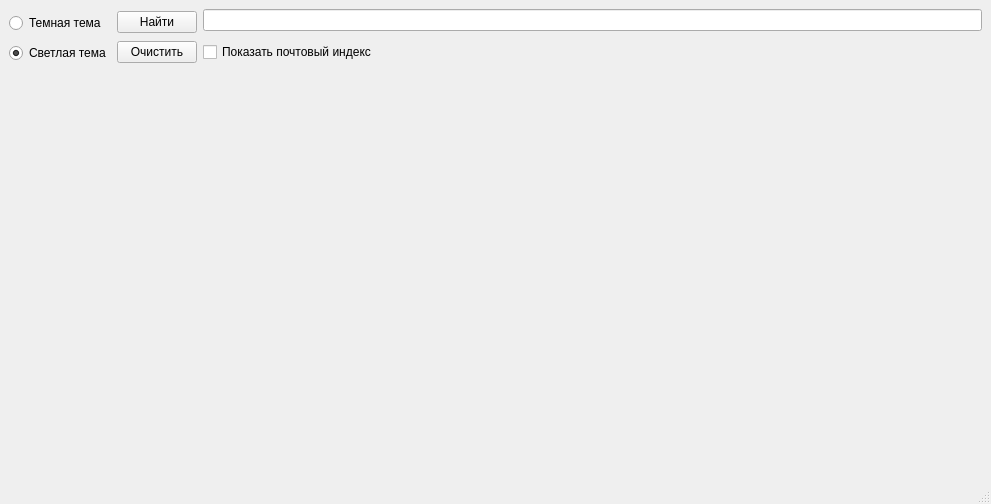
<?xml version="1.0" encoding="UTF-8"?>
<ui version="4.0">
 <class>MainWindow</class>
 <widget class="QMainWindow" name="MainWindow">
  <property name="geometry">
   <rect>
    <x>0</x>
    <y>0</y>
    <width>800</width>
    <height>500</height>
   </rect>
  </property>
  <property name="windowTitle">
   <string>MainWindow</string>
  </property>
  <widget class="QWidget" name="centralwidget">
   <layout class="QGridLayout" name="gridLayout">
    <item row="12" column="0">
     <layout class="QHBoxLayout" name="horizontalLayout_3">
      <item>
       <spacer name="horizontalSpacer">
        <property name="orientation">
         <enum>Qt::Horizontal</enum>
        </property>
        <property name="sizeHint" stdset="0">
         <size>
          <width>40</width>
          <height>20</height>
         </size>
        </property>
       </spacer>
      </item>
      <item>
       <widget class="QLabel" name="label">
        <property name="minimumSize">
         <size>
          <width>600</width>
          <height>400</height>
         </size>
        </property>
        <property name="text">
         <string/>
        </property>
       </widget>
      </item>
      <item>
       <spacer name="horizontalSpacer_2">
        <property name="orientation">
         <enum>Qt::Horizontal</enum>
        </property>
        <property name="sizeHint" stdset="0">
         <size>
          <width>40</width>
          <height>20</height>
         </size>
        </property>
       </spacer>
      </item>
     </layout>
    </item>
    <item row="0" column="0">
     <layout class="QHBoxLayout" name="horizontalLayout">
      <item>
       <layout class="QVBoxLayout" name="verticalLayout_3">
        <item>
         <widget class="QRadioButton" name="btn_dark">
          <property name="text">
           <string>Темная тема</string>
          </property>
         </widget>
        </item>
        <item>
         <widget class="QRadioButton" name="btn_light">
          <property name="text">
           <string>Светлая тема</string>
          </property>
          <property name="checked">
           <bool>true</bool>
          </property>
         </widget>
        </item>
       </layout>
      </item>
      <item>
       <layout class="QVBoxLayout" name="verticalLayout">
        <item>
         <widget class="QPushButton" name="btn_search">
          <property name="text">
           <string>Найти</string>
          </property>
         </widget>
        </item>
        <item>
         <widget class="QPushButton" name="btn_del">
          <property name="text">
           <string>Очистить</string>
          </property>
         </widget>
        </item>
       </layout>
      </item>
      <item>
       <layout class="QVBoxLayout" name="verticalLayout_2">
        <item>
         <widget class="QLineEdit" name="edit_search">
          <property name="enabled">
           <bool>true</bool>
          </property>
          <property name="clearButtonEnabled">
           <bool>false</bool>
          </property>
         </widget>
        </item>
        <item>
         <layout class="QHBoxLayout" name="horizontalLayout_2">
          <item>
           <widget class="QCheckBox" name="checkbox_index">
            <property name="text">
             <string>Показать почтовый индекс</string>
            </property>
           </widget>
          </item>
          <item>
           <widget class="QLabel" name="label_result">
            <property name="minimumSize">
             <size>
              <width>599</width>
              <height>30</height>
             </size>
            </property>
            <property name="text">
             <string/>
            </property>
           </widget>
          </item>
         </layout>
        </item>
       </layout>
      </item>
     </layout>
    </item>
   </layout>
  </widget>
  <widget class="QStatusBar" name="statusBar"/>
 </widget>
 <resources/>
 <connections/>
</ui>
